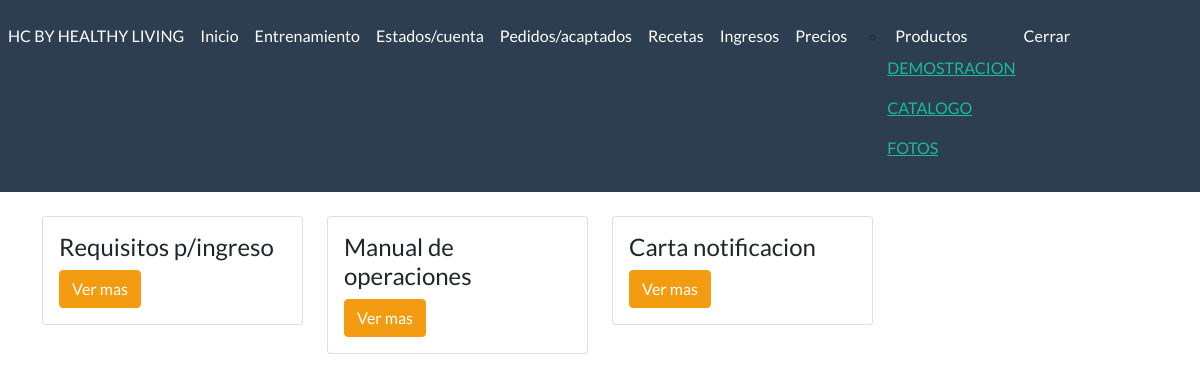
Screenshot of /sistema/Ingresos.php with the database file from the repository.
### tables this page shows
CREATE TABLE `ingresos` (
  `id` int(11) NOT NULL,
  `nombre` varchar(255) NOT NULL,
  `archivo` varchar(255) NOT NULL
);

### sistema/Ingresos.php (the view, shortened to what this page needs)
<?php include("template/cabecera.php");?>
<?php
include ("administrador/config/bd.php");
$sentenciaSQL= $conexion->prepare("SELECT nombre,archivo  FROM  ingresos");
$sentenciaSQL->execute();
$listaIngresos=$sentenciaSQL->fetchAll(PDO::FETCH_ASSOC);
?>
<?php foreach($listaIngresos as $ingresos) { ?>
<div class="col-md-3">
<div class="card">
<div class="card-body">
<h4 class="card-title"><?php echo $ingresos['nombre']; ?></h4>
        <a name="" id="" class="btn btn-warning" href="./img/<?php echo $ingresos['archivo']; ?>" role="button">Ver mas </a>
</div>
</div>
</div>
<?php } ?>
<?php include("template/pie.php");?>

### rows the page displays
ingresos: nombre "Requisitos p/ingreso"
ingresos: nombre "Manual de operaciones"
ingresos: nombre "Carta notificacion"
